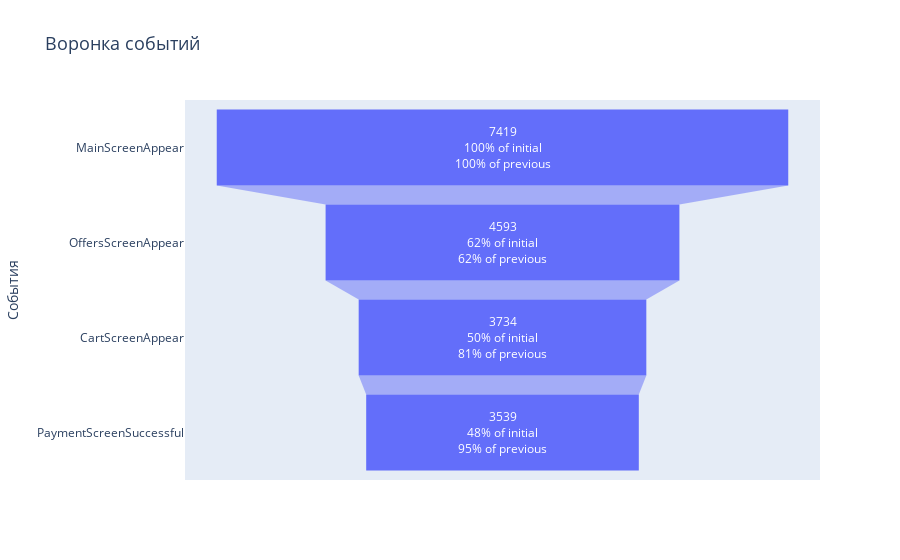

Write notebook code for a chart like this one.
### Markdown cell above
Итого, с главного экрана перешло 62% пользователей, далее к корзине перешёл 81% пользователей, и после захода в корзину к оплате перешло 95% пользователей с предыдущего шага. 
Здесь легко посчитать, что на первом шаге мы теряем больше всего пользователей - 48%, на переходе к корзине потеряли 19 % пользователей, а на шаге от корзины к оплате переходят почти все, теряется только 5% пользователей. 



Но мы можем визуализировать воронку для наглядности:

### Code cell
# посчитаем, на каком шаге теряется больше всего пользователей 
from plotly.offline import init_notebook_mode
init_notebook_mode(connected=True)  # для Jupyter Notebook
# Строим воронку
fig = go.Figure(go.Funnel(
    y = users_events['event_name'].to_list(),
    x = users_events['total_users'].to_list() ,
    textposition = "inside",
    textinfo = "value+percent previous+percent initial",
    )) 
fig.update_layout(title_text='Воронка событий', titlefont_size=18)
fig.update_layout(yaxis_title = 'События', titlefont_size=18)
fig.show()

### Figure 1 — Plotly figure (JSON) as saved in the notebook; plotly's stock layout.template omitted (floating-point values rounded to 4 significant figures)
{"data": [{"textinfo": "value+percent previous+percent initial", "textposition": "inside", "type": "funnel", "x": [7419, 4593, 3734, 3539], "y": ["MainScreenAppear", "OffersScreenAppear", "CartScreenAppear", "PaymentScreenSuccessful"]}], "layout": {"title": {"font": {"size": 18}, "text": "Воронка событий"}, "yaxis": {"title": {"text": "События"}}}}
